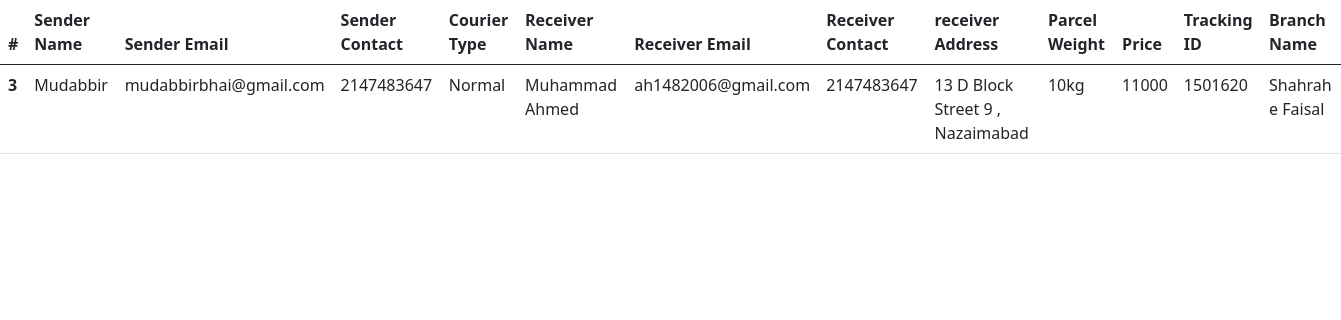
Screenshot of /admindashboard/shipmentreport.php?id=3 with the database file from the repository.
### tables this page shows
CREATE TABLE `courier` (
  `courier_id` int(11) NOT NULL,
  `sender_name` varchar(255) DEFAULT NULL,
  `sender_email` varchar(255) DEFAULT NULL,
  `sender_contact` int(15) DEFAULT NULL,
  `sender_address` varchar(255) DEFAULT NULL,
  `courier_type` varchar(255) DEFAULT NULL,
  `receiver_name` varchar(255) DEFAULT NULL,
  `receiver_email` varchar(255) NOT NULL,
  `receiver_contact` int(15) NOT NULL,
  `receiver_address` varchar(255) DEFAULT NULL,
  `parcel_weight` varchar(100) DEFAULT NULL,
  `price` int(50) DEFAULT NULL,
  `date` timestamp NOT NULL DEFAULT current_timestamp() ON UPDATE current_timestamp(),
  `status` varchar(20) DEFAULT 'Pending',
  `tracking_no` varchar(255) DEFAULT NULL,
  `branch_id` int(11) DEFAULT NULL
);

CREATE TABLE `branch` (
  `branch_id` int(11) NOT NULL,
  `branch_name` varchar(255) DEFAULT NULL
);

### admindashboard/shipmentreport.php (the view, shortened to what this page needs)
<?php
include "../connection.php";
?>
<!doctype html>
<html lang="en">
  <head>
    <link href="https://cdn.jsdelivr.net/npm/bootstrap@5.0.2/dist/css/bootstrap.min.css" rel="stylesheet">
  </head>
  <body>
  <?php
	 if(isset($_GET['id'])){
		$shipmentdownload=mysqli_query($connection,"SELECT courier.*,branch.branch_name
       FROM courier JOIN branch on branch.branch_id = courier.branch_id where courier_id= '".$_GET['id']."'");
		$value = mysqli_fetch_assoc($shipmentdownload);
		?>
  <table class="table  table-hover">
                                                        <thead>
                                                            <tr>
                                                                <th>#</th>
                                                                <th>Sender Name</th>
                                                                <th>Sender Email</th>
                                                                <th>Sender Contact</th>
                                                                <th>Courier Type</th>
                                                                <th>Receiver Name</th>
                                                                <th>Receiver Email</th>
                                                                <th>Receiver Contact</th>
                                                                <th>receiver Address</th>
                                                                <th>Parcel Weight</th>
                                                                <th>Price</th>
                                                                <th>Tracking ID</th>
                                                                <th>Branch Name</th>
                                                            </tr>
                                                        </thead>
                                                        <tbody>
                                                            <tr>
                                                                <th scope="row"><?php echo $value['courier_id']  ?></th>
                                                                <td><?php echo $value['sender_name']  ?></td>
                                                                <td><?php echo $value['sender_email']  ?></td>
                                                                <td><?php echo $value['sender_contact']  ?></td>
                                                                <td><?php echo $value['courier_type']  ?></td>
                                                                <td><?php echo $value['receiver_name']  ?></td>
                                                                <td><?php echo $value['receiver_email']  ?></td>
                                                                <td><?php echo $value['receiver_contact']  ?></td>
                                                                <td><?php echo $value['receiver_address']  ?></td>
                                                                <td><?php echo $value['parcel_weight']  ?></td>
                                                                <td><?php echo $value['price']  ?></td>
                                                                <td><?php echo $value['tracking_no']  ?></td>
                                                                <td><?php echo $value['branch_name']  ?></td>
                                                            </tr>
                                                        </tbody>
                                                    </table>
                                                    <?php
                                                        }
                                                        ?>
  </body>
</html>

### rows the page displays
courier: courier_id "3", sender_name "Mudabbir", sender_email "mudabbirbhai@gmail.com", sender_contact "2147483647", courier_type "Normal", receiver_name "Muhammad Ahmed", receiver_email "ah1482006@gmail.com", receiver_contact "2147483647", receiver_address "13 D Block Street 9 , Nazaimabad", parcel_weight "10kg", price "11000", tracking_no "1501620", branch.branch_name "Shahrah e Faisal"
